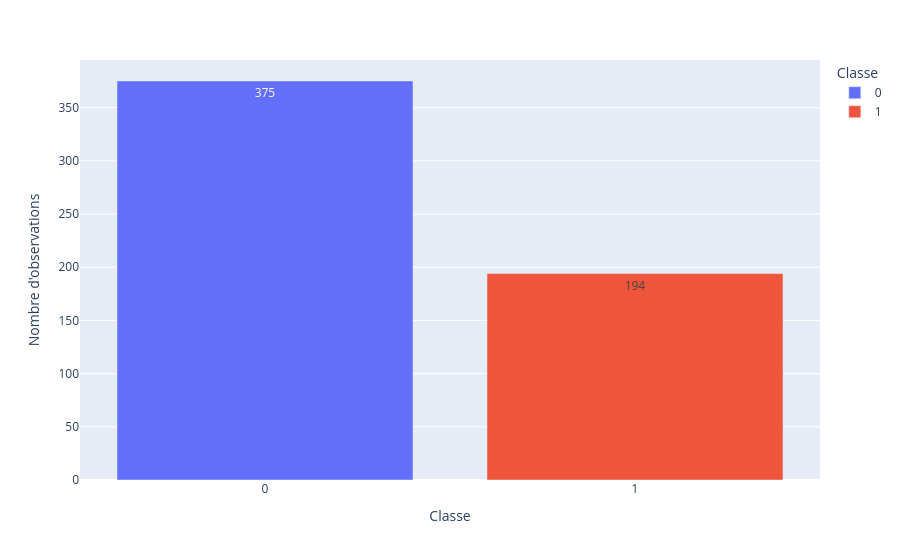

Source (notebook cell):
### Code cell
# Diagramme en barres du nombre d'observations
bar_plot(val)

### Figure 1 — Plotly figure (JSON) as saved in the notebook; plotly's stock layout.template omitted (floating-point values rounded to 4 significant figures)
{"data": [{"hovertemplate": "Classe=%{x}<br>Nombre d'observations=%{y}<extra></extra>", "legendgroup": "0", "marker": {"color": "#636efa", "pattern": {"shape": ""}}, "name": "0", "orientation": "v", "showlegend": true, "textposition": "auto", "texttemplate": "%{y}", "type": "bar", "x": ["0"], "xaxis": "x", "y": [375], "yaxis": "y"}, {"hovertemplate": "Classe=%{x}<br>Nombre d'observations=%{y}<extra></extra>", "legendgroup": "1", "marker": {"color": "#EF553B", "pattern": {"shape": ""}}, "name": "1", "orientation": "v", "showlegend": true, "textposition": "auto", "texttemplate": "%{y}", "type": "bar", "x": ["1"], "xaxis": "x", "y": [194], "yaxis": "y"}], "layout": {"barmode": "relative", "legend": {"title": {"text": "Classe"}, "tracegroupgap": 0}, "margin": {"t": 60}, "xaxis": {"anchor": "y", "domain": [0, 1], "title": {"text": "Classe"}}, "yaxis": {"anchor": "x", "domain": [0, 1], "title": {"text": "Nombre d'observations"}}}}
